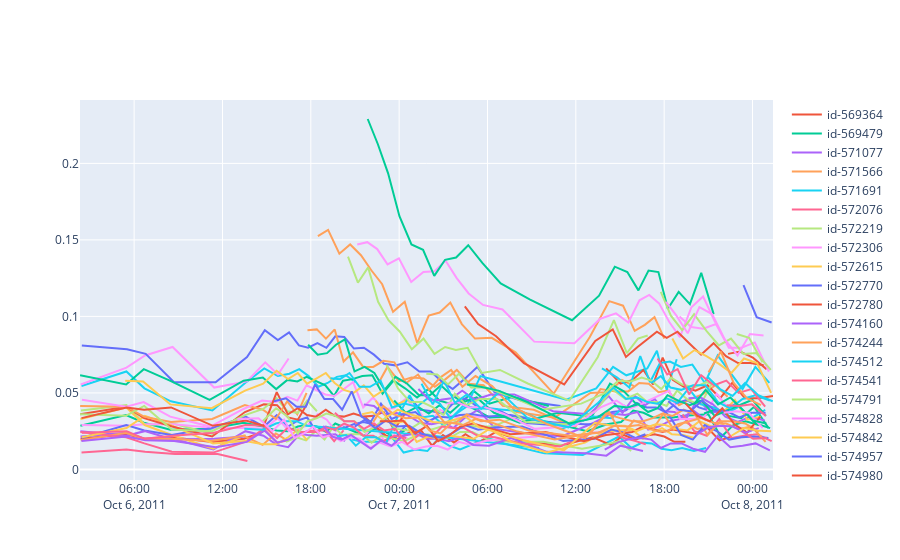

This figure's notebook cell:
### Code cell
%%time
ctr = data.gather_all_average_ctrs(2000)
get_average_ctr_plot(ctr)
